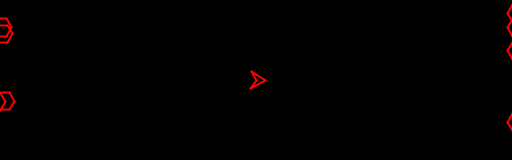
Frame 1 (no input)
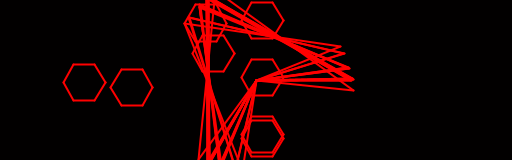
Frame 60 (the mouse pressed at the canvas centre just before this capture)
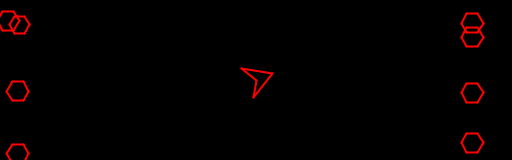
Frame 120 (the mouse held since frame 60 and released just before this capture)

The Processing sketch that drew these frames (run headless with seeded random() and noise(); from frame 60 on, the mouse is pressed at the canvas centre):

// Processing sketch: processing_53738
// ── processing_53738.pde

int NUM_OF_ASTEROIDS = 8;

Asteroid[] asteroids = new Asteroid [NUM_OF_ASTEROIDS];
Vect2D[] vels = new Vect2D[NUM_OF_ASTEROIDS];
SpaceShip ship;
boolean collision;

public void setup() {
  //do not change, this is fixed for LED screens.
  size(512, 160); 
  //do not change, this is the refresh rate of LEDs.
  frameRate(8);
  
  stroke(255,0,0);
  strokeWeight(2);
  smooth();
  
  collision = false;
  
  //create a spaceship 
  ship = new SpaceShip(width/2,height/2,10);
  
  // create some rocks
  // half of the asteroids appear on the left and half on the right
  for (int i = 0; i < NUM_OF_ASTEROIDS; i++) {
    if (i%2 == 0) {
      asteroids[i] = new Asteroid(0, random(height), 10);
      float down = random(-5,5);
      float vAccross = random(-5,5);
      vels[i] = new Vect2D(vAccross,down);
    } else {
      asteroids[i] = new Asteroid(width, random(height), 10);
      float down = random(-5,5);
      float vAccross = random(5,5);
      vels[i] = new Vect2D(vAccross,down);
    }    
  }
  
}

void draw() {
  
  //if the ship has not been hit move things
  if (collision == false) {
  
    //rotate ship round and round
    ship.rotateShip(random(-10,2));
    background(0);
    ship.buildShip();
    ship.drawShip();
  
    //check if asteroids are bouncing off the walls or hitting the ship
    for(int i=0; i<NUM_OF_ASTEROIDS; i++) {
      asteroids[i].moveAsteroid(vels[i]);
      checkBoundaryCollision(i);
      checkShipCollision(i);
    }
  } else {
    //explode stuff
    background(random(0,100),0,0);
    for(int i=0; i<NUM_OF_ASTEROIDS; i++) {
      asteroids[i].radius++;
      if (asteroids[i].radius > 70) {
        setup();
      }
      ship.bigness++;
      ship.buildShip();
      ship.drawShip();
      ship.rotateShip(random(-1,10));
      asteroids[i].buildAsteroid();
      asteroids[i].drawAsteroid();
    }
  }
}
// Asteroid Object ----------------------------------------
class Asteroid {
  
  float x, y;
  float radius;
  float[][] points = new float [7][2];
  
  Asteroid() {
  }
  
  Asteroid (float x, float y, float radius) {
    this.x = x;
    this.y = y;
    this.radius = radius;
    buildAsteroid();
  }
  
  void drawAsteroid() {
    for (int i = 0; i < 7; i++)
    {
      if (i > 0) {
        line(points[i][0],points[i][1],points[i-1][0],points[i-1][1]);
      }
    }
    line(points[0][0],points[0][1],points[6][0],points[6][1]);
 }
 
  void buildAsteroid()
  {
    //draw wiggly circle
    float drawX,drawY,radiusNoise;
    float rad; 
    int i = 0;
    int j = 0;
    
    for (int ang = 0; ang <= 360; ang+=60) {
     rad = radians(ang);
     radiusNoise = noise(random(0.8,11.3));
     //I set this to one because the randomly drawn shapes were a bit naff when it came to collision detection
     radiusNoise = 1;
     //draws points along a circle
     drawX = x + radiusNoise*(radius * cos(rad));
     drawY = y + radiusNoise*(radius * sin(rad));
     points[i][j] = drawX;
     points[i][j+1] = drawY;
     i++;      
    }
  }
  
  void moveAsteroid(Vect2D vect) {
    float vx = vect.vx;
    float vy = vect.vy;
    x += vx;
    y += vy;
    
    for (int i = 0; i < 7; i++)
    {
        points[i][0] += vx;
        points[i][1] += vy;
    }
    drawAsteroid();
  }
}

// Vector Object -----------------------------------------
// Corresponds to a asteroid object probably could have being incorporated in it and
// saved me quite a bit of typing
class Vect2D {
  float vx,vy;
  
  Vect2D() {
  }
  
  Vect2D(float vx, float vy) {
    this.vx = vx;
    this.vy = vy;
  }
}

// Bouncing off wall detector ---------------------------  
void checkBoundaryCollision(int i) {
  
  Asteroid asteroid = asteroids[i];
  Vect2D vel = vels[i];
   if (asteroid.x > width - asteroid.radius) {
    asteroid.x = width - asteroid.radius;
    vel.vx *=-1;
    } 
  else if (asteroid.x < asteroid.radius) {
    asteroid.x = asteroid.radius;
    vel.vx *= -1;
    }
  else if ( asteroid.y > height - asteroid.radius) {
    asteroid.y = height-asteroid.radius;
    vel.vy *= -1;
    }
  else if ( asteroid.y < asteroid.radius) {
   asteroid.y = asteroid.radius;
   vel.vy *= -1;
   }
  
  asteroids[i] = asteroid;
  vels[i] = vel;
}


// Ship into rock detector ---------------------------------------
void checkShipCollision(int i) {
  float asteroidDistance = dist(ship.x,ship.y,
                                    asteroids[i].x,asteroids[i].y);
  
  if (asteroidDistance < ship.bigness)
    collision = true;
}

// Bouncing off each other detector -------------------------------
// This isn't actually used as the performance was a bit ropey in terms
// of things not being detected properly, I left it here in case anybody
// wanted to fix it.
void checkObjectCollision() {
  float asteroidDistance;
  
  
  for(int i=0; i<NUM_OF_ASTEROIDS;i++) {
    for (int j = 0; j < i; j++) {
      if (j != i) {
        asteroidDistance = dist(asteroids[i].x,asteroids[i].y,
                                    asteroids[j].x,asteroids[j].y);
                             
        if (asteroidDistance < asteroids[i].radius + asteroids[j].radius) {
          Vect2D vTemp = new Vect2D();
          vTemp.vx = vels[i].vx;
          vels[i].vx = vels[j].vx;
          vels[j].vx = vTemp.vx;
        }
      }
    }
  }
}

// An asteroid style spaceship -----------------------------------

class SpaceShip {
 
 float x,y;
 float bigness;
 float [][] points = new float[3][2];
 float angle;
 
 SpaceShip() {
 }
 
 SpaceShip(float x, float y, float bigness) {
   this.x = x;
   this.y = y;
   this.bigness = bigness;
   angle = 0;
 }
 
 void buildShip() {
   float drawX, drawY;
   drawX = x + bigness*cos(radians(0+angle));
   drawY = y + bigness*sin(radians(0+angle));
   points[0][0] = drawX;
   points[0][1] = drawY;
   drawX = x + bigness*cos(radians(120+angle));
   drawY = y + bigness*sin(radians(120+angle));
   points[1][0] = drawX;
   points[1][1] = drawY;
   drawX = x + bigness*cos(radians(240+angle));
   drawY = y + bigness*sin(radians(240+angle));
   points[2][0] = drawX;
   points[2][1] = drawY;
 }
 
 void drawShip() {
   line(points[0][0],points[0][1],points[1][0],points[1][1]);
   line(points[1][0],points[1][1],x,y);
   line(x,y,points[2][0],points[2][1]);
   line(points[2][0],points[2][1],points[0][0],points[0][1]);
 }
 
 void rotateShip(float angle) {
   this.angle += angle;
   buildShip();
   drawShip();
 }
 
 void moveShip(float vx, float vy) {
   x += vx;
   y += vy;
 }
 
} 
